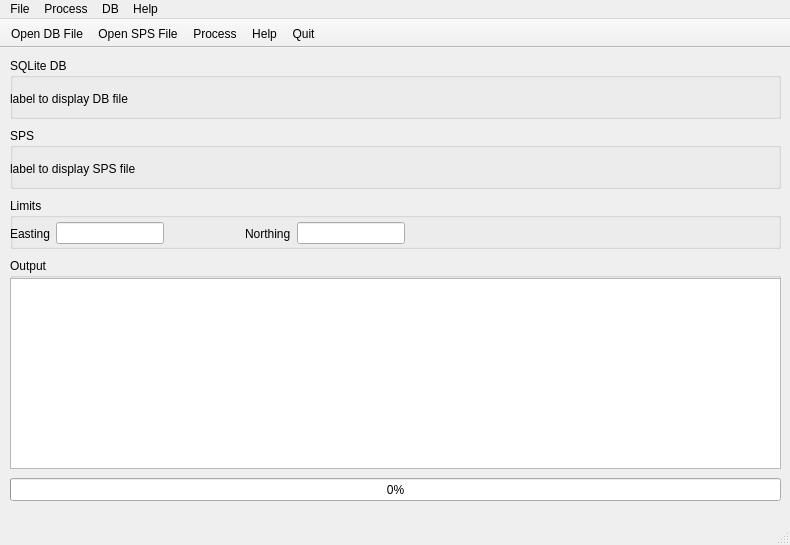
<?xml version="1.0" encoding="UTF-8"?>
<ui version="4.0">
 <class>MainWindowForm</class>
 <widget class="QMainWindow" name="MainWindowForm">
  <property name="geometry">
   <rect>
    <x>0</x>
    <y>0</y>
    <width>790</width>
    <height>545</height>
   </rect>
  </property>
  <property name="minimumSize">
   <size>
    <width>790</width>
    <height>545</height>
   </size>
  </property>
  <property name="maximumSize">
   <size>
    <width>790</width>
    <height>545</height>
   </size>
  </property>
  <property name="windowTitle">
   <string/>
  </property>
  <widget class="QWidget" name="centralwidget">
   <widget class="QGroupBox" name="groupBox">
    <property name="geometry">
     <rect>
      <x>10</x>
      <y>10</y>
      <width>771</width>
      <height>61</height>
     </rect>
    </property>
    <property name="title">
     <string>SQLite DB</string>
    </property>
    <widget class="QWidget" name="verticalLayoutWidget">
     <property name="geometry">
      <rect>
       <x>0</x>
       <y>20</y>
       <width>771</width>
       <height>41</height>
      </rect>
     </property>
     <layout class="QVBoxLayout" name="verticalLayout">
      <item>
       <widget class="QLabel" name="lblDb">
        <property name="text">
         <string>label to display DB file</string>
        </property>
        <property name="wordWrap">
         <bool>true</bool>
        </property>
        <property name="margin">
         <number>2</number>
        </property>
       </widget>
      </item>
     </layout>
    </widget>
   </widget>
   <widget class="QGroupBox" name="groupBox_2">
    <property name="geometry">
     <rect>
      <x>10</x>
      <y>80</y>
      <width>771</width>
      <height>61</height>
     </rect>
    </property>
    <property name="title">
     <string>SPS</string>
    </property>
    <widget class="QWidget" name="verticalLayoutWidget_3">
     <property name="geometry">
      <rect>
       <x>0</x>
       <y>20</y>
       <width>771</width>
       <height>41</height>
      </rect>
     </property>
     <layout class="QVBoxLayout" name="verticalLayout_3">
      <item>
       <widget class="QLabel" name="lblSPS">
        <property name="text">
         <string>label to display SPS file</string>
        </property>
        <property name="wordWrap">
         <bool>true</bool>
        </property>
        <property name="margin">
         <number>2</number>
        </property>
       </widget>
      </item>
     </layout>
    </widget>
   </widget>
   <widget class="QGroupBox" name="groupBox_3">
    <property name="geometry">
     <rect>
      <x>10</x>
      <y>210</y>
      <width>771</width>
      <height>211</height>
     </rect>
    </property>
    <property name="title">
     <string>Output</string>
    </property>
    <widget class="QWidget" name="horizontalLayoutWidget">
     <property name="geometry">
      <rect>
       <x>0</x>
       <y>20</y>
       <width>771</width>
       <height>191</height>
      </rect>
     </property>
     <layout class="QHBoxLayout" name="horizontalLayout">
      <item>
       <widget class="QTextBrowser" name="txtOutput"/>
      </item>
     </layout>
    </widget>
   </widget>
   <widget class="QGroupBox" name="groupBox_4">
    <property name="geometry">
     <rect>
      <x>10</x>
      <y>150</y>
      <width>771</width>
      <height>51</height>
     </rect>
    </property>
    <property name="title">
     <string>Limits</string>
    </property>
    <widget class="QWidget" name="horizontalLayoutWidget_2">
     <property name="geometry">
      <rect>
       <x>0</x>
       <y>20</y>
       <width>771</width>
       <height>31</height>
      </rect>
     </property>
     <layout class="QHBoxLayout" name="horizontalLayout_2">
      <item>
       <widget class="QLabel" name="label">
        <property name="text">
         <string>Easting</string>
        </property>
       </widget>
      </item>
      <item>
       <widget class="QLineEdit" name="limitX"/>
      </item>
      <item>
       <spacer name="horizontalSpacer">
        <property name="orientation">
         <enum>Qt::Horizontal</enum>
        </property>
        <property name="sizeHint" stdset="0">
         <size>
          <width>40</width>
          <height>20</height>
         </size>
        </property>
       </spacer>
      </item>
      <item>
       <widget class="QLabel" name="label_2">
        <property name="text">
         <string>Northing</string>
        </property>
       </widget>
      </item>
      <item>
       <widget class="QLineEdit" name="limitY"/>
      </item>
      <item>
       <spacer name="horizontalSpacer_2">
        <property name="orientation">
         <enum>Qt::Horizontal</enum>
        </property>
        <property name="sizeHint" stdset="0">
         <size>
          <width>40</width>
          <height>20</height>
         </size>
        </property>
       </spacer>
      </item>
      <item>
       <spacer name="horizontalSpacer_3">
        <property name="orientation">
         <enum>Qt::Horizontal</enum>
        </property>
        <property name="sizeHint" stdset="0">
         <size>
          <width>40</width>
          <height>20</height>
         </size>
        </property>
       </spacer>
      </item>
      <item>
       <spacer name="horizontalSpacer_4">
        <property name="orientation">
         <enum>Qt::Horizontal</enum>
        </property>
        <property name="sizeHint" stdset="0">
         <size>
          <width>40</width>
          <height>20</height>
         </size>
        </property>
       </spacer>
      </item>
      <item>
       <spacer name="horizontalSpacer_6">
        <property name="orientation">
         <enum>Qt::Horizontal</enum>
        </property>
        <property name="sizeHint" stdset="0">
         <size>
          <width>40</width>
          <height>20</height>
         </size>
        </property>
       </spacer>
      </item>
      <item>
       <spacer name="horizontalSpacer_5">
        <property name="orientation">
         <enum>Qt::Horizontal</enum>
        </property>
        <property name="sizeHint" stdset="0">
         <size>
          <width>40</width>
          <height>20</height>
         </size>
        </property>
       </spacer>
      </item>
     </layout>
    </widget>
   </widget>
   <widget class="QProgressBar" name="progressBar">
    <property name="geometry">
     <rect>
      <x>10</x>
      <y>430</y>
      <width>771</width>
      <height>23</height>
     </rect>
    </property>
    <property name="value">
     <number>0</number>
    </property>
   </widget>
  </widget>
  <widget class="QStatusBar" name="statusbar"/>
  <widget class="QToolBar" name="toolBar">
   <property name="windowTitle">
    <string>toolBar</string>
   </property>
   <property name="movable">
    <bool>false</bool>
   </property>
   <attribute name="toolBarArea">
    <enum>TopToolBarArea</enum>
   </attribute>
   <attribute name="toolBarBreak">
    <bool>false</bool>
   </attribute>
   <addaction name="actionOpen_DB_File"/>
   <addaction name="actionOpen_SPS_File"/>
   <addaction name="actionProcess"/>
   <addaction name="actionHelp"/>
   <addaction name="actionQuit"/>
  </widget>
  <widget class="QMenuBar" name="menubar">
   <property name="geometry">
    <rect>
     <x>0</x>
     <y>0</y>
     <width>790</width>
     <height>22</height>
    </rect>
   </property>
   <widget class="QMenu" name="menuFile">
    <property name="title">
     <string>File</string>
    </property>
    <addaction name="actionOpen_DB_File"/>
    <addaction name="actionOpen_SPS_File"/>
    <addaction name="separator"/>
    <addaction name="actionQuit"/>
   </widget>
   <widget class="QMenu" name="menuRun">
    <property name="title">
     <string>Process</string>
    </property>
    <addaction name="actionProcess"/>
   </widget>
   <widget class="QMenu" name="menuHelp">
    <property name="title">
     <string>Help</string>
    </property>
    <addaction name="actionHelp"/>
    <addaction name="actionLicense"/>
    <addaction name="actionAbout"/>
   </widget>
   <widget class="QMenu" name="menuDB">
    <property name="title">
     <string>DB</string>
    </property>
    <addaction name="actionCreate_DB"/>
    <addaction name="actionUpdate_DB"/>
   </widget>
   <addaction name="menuFile"/>
   <addaction name="menuRun"/>
   <addaction name="menuDB"/>
   <addaction name="menuHelp"/>
  </widget>
  <action name="actionOpen_DB_File">
   <property name="icon">
    <iconset resource="../resources.qrc">
     <normaloff>:/offset_check/icons/tree-24.png</normaloff>:/offset_check/icons/tree-24.png</iconset>
   </property>
   <property name="text">
    <string>Open DB File</string>
   </property>
   <property name="toolTip">
    <string>Open SQLite DB File</string>
   </property>
  </action>
  <action name="actionOpen_SPS_File">
   <property name="icon">
    <iconset resource="../resources.qrc">
     <normaloff>:/offset_check/icons/folder-open-document-24.png</normaloff>:/offset_check/icons/folder-open-document-24.png</iconset>
   </property>
   <property name="text">
    <string>Open SPS File</string>
   </property>
  </action>
  <action name="actionQuit">
   <property name="icon">
    <iconset resource="../resources.qrc">
     <normaloff>:/offset_check/icons/cross-24.png</normaloff>:/offset_check/icons/cross-24.png</iconset>
   </property>
   <property name="text">
    <string>Quit</string>
   </property>
  </action>
  <action name="actionProcess">
   <property name="icon">
    <iconset resource="../resources.qrc">
     <normaloff>:/offset_check/icons/burn-24.png</normaloff>:/offset_check/icons/burn-24.png</iconset>
   </property>
   <property name="text">
    <string>Process</string>
   </property>
  </action>
  <action name="actionHelp">
   <property name="icon">
    <iconset resource="../resources.qrc">
     <normaloff>:/offset_check/icons/question-button-24.png</normaloff>:/offset_check/icons/question-button-24.png</iconset>
   </property>
   <property name="text">
    <string>Help</string>
   </property>
   <property name="toolTip">
    <string>Help</string>
   </property>
  </action>
  <action name="actionAbout">
   <property name="icon">
    <iconset resource="../resources.qrc">
     <normaloff>:/offset_check/icons/information-button-24.png</normaloff>:/offset_check/icons/information-button-24.png</iconset>
   </property>
   <property name="text">
    <string>About</string>
   </property>
  </action>
  <action name="actionCreate_DB">
   <property name="icon">
    <iconset resource="../resources.qrc">
     <normaloff>:/offset_check/icons/tree--plus-24.png</normaloff>:/offset_check/icons/tree--plus-24.png</iconset>
   </property>
   <property name="text">
    <string>Create DB</string>
   </property>
  </action>
  <action name="actionUpdate_DB">
   <property name="icon">
    <iconset resource="../resources.qrc">
     <normaloff>:/offset_check/icons/tree--pencil-24.png</normaloff>:/offset_check/icons/tree--pencil-24.png</iconset>
   </property>
   <property name="text">
    <string>Update DB</string>
   </property>
  </action>
  <action name="actionLicense">
   <property name="icon">
    <iconset resource="../resources.qrc">
     <normaloff>:/offset_check/icons/key-16.png</normaloff>:/offset_check/icons/key-16.png</iconset>
   </property>
   <property name="text">
    <string>License</string>
   </property>
  </action>
 </widget>
 <resources>
  <include location="../resources.qrc"/>
 </resources>
 <connections/>
</ui>
